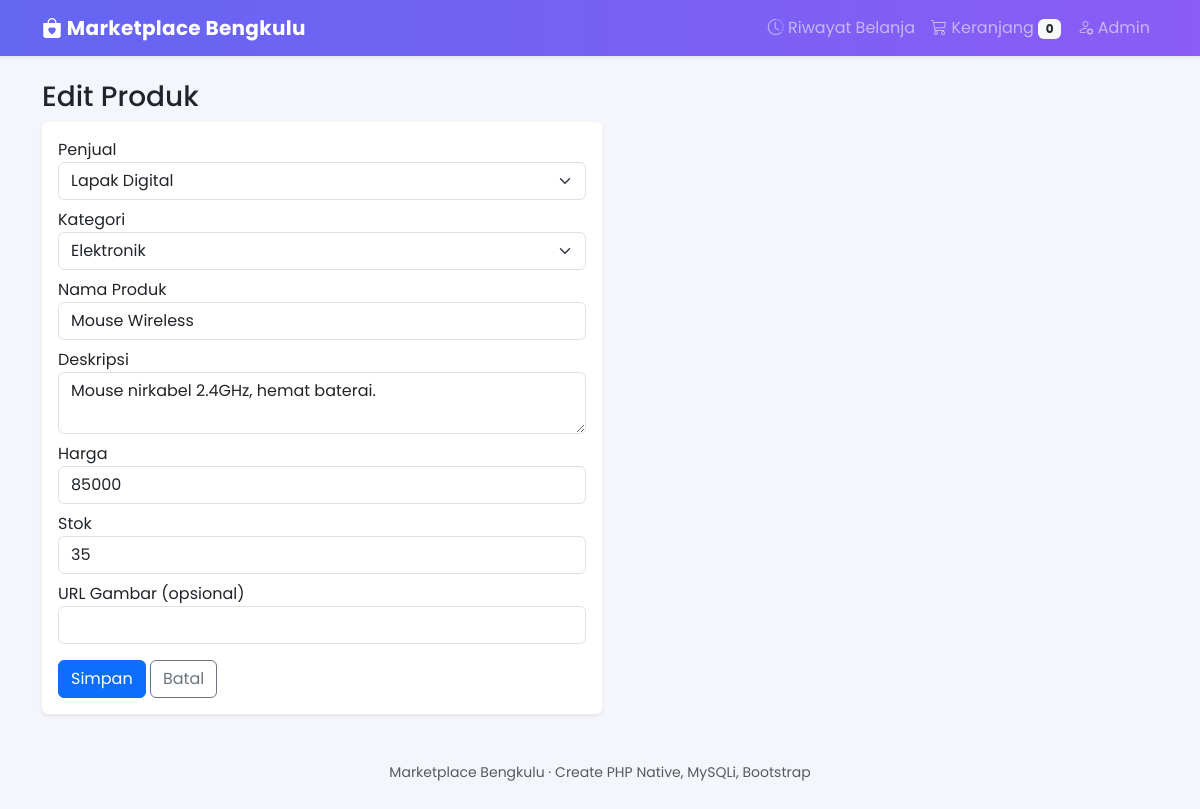
The app's page /admin/form.php?id=2 (signed in) with its own data.
### tables this page shows
CREATE TABLE produk(id_produk INT AUTO_INCREMENT PRIMARY KEY,id_penjual INT NOT NULL,id_kategori INT NOT NULL,nama_produk VARCHAR(150) NOT NULL,deskripsi TEXT,harga DECIMAL(12,0) NOT NULL,stok INT NOT NULL DEFAULT 0,gambar VARCHAR(255),
 FOREIGN KEY(id_penjual) REFERENCES penjual(id_penjual),FOREIGN KEY(id_kategori) REFERENCES kategori(id_kategori));

CREATE TABLE penjual(id_penjual INT AUTO_INCREMENT PRIMARY KEY,nama_toko VARCHAR(100) NOT NULL,telepon VARCHAR(20),alamat VARCHAR(255));

CREATE TABLE kategori(id_kategori INT AUTO_INCREMENT PRIMARY KEY,nama_kategori VARCHAR(50) NOT NULL);

### config.example.php (called while the page is built, shortened)
<?php
function e($s)
{
  return htmlspecialchars((string)$s, ENT_QUOTES, 'UTF-8');
}

### admin/form.php (the view, shortened to what this page needs)
<?php $base = '../'; include '../includes/header.php';
$id = (int)($_GET['id'] ?? 0); $p = ['id_penjual'=>'','id_kategori'=>'','nama_produk'=>'','deskripsi'=>'','harga'=>'','stok'=>'','gambar'=>''];
if ($id) { $st = $db->prepare("SELECT * FROM produk WHERE id_produk=?"); $st->bind_param('i', $id); $st->execute(); $p = $st->get_result()->fetch_assoc() ?: $p; }
$pj = $db->query("SELECT * FROM penjual"); $kt = $db->query("SELECT * FROM kategori"); ?>
<h3><?= $id ? 'Edit' : 'Tambah' ?> Produk</h3>
<form method="post" class="bg-white p-3 rounded shadow-sm" style="max-width:560px">
 <label>Penjual</label><select name="id_penjual" class="form-select mb-2"><?php while ($r = $pj->fetch_assoc()) echo '<option value="' . $r['id_penjual'] . '"' . ($r['id_penjual'] == $p['id_penjual'] ? ' selected' : '') . '>' . e($r['nama_toko']) . '</option>'; ?></select>
 <label>Kategori</label><select name="id_kategori" class="form-select mb-2"><?php while ($r = $kt->fetch_assoc()) echo '<option value="' . $r['id_kategori'] . '"' . ($r['id_kategori'] == $p['id_kategori'] ? ' selected' : '') . '>' . e($r['nama_kategori']) . '</option>'; ?></select>
 <label>Nama Produk</label><input name="nama_produk" class="form-control mb-2" value="<?= e($p['nama_produk']) ?>" required>
 <label>Deskripsi</label><textarea name="deskripsi" class="form-control mb-2"><?= e($p['deskripsi']) ?></textarea>
 <label>Harga</label><input type="number" name="harga" class="form-control mb-2" value="<?= e($p['harga']) ?>" required>
 <label>Stok</label><input type="number" name="stok" class="form-control mb-2" value="<?= e($p['stok']) ?>" required>
 <label>URL Gambar (opsional)</label><input name="gambar" class="form-control mb-3" value="<?= e($p['gambar']) ?>">
 <button class="btn btn-primary">Simpan</button> <a href="index.php" class="btn btn-outline-secondary">Batal</a></form>
<?php include '../includes/footer.php'; ?>

### assets/style.css (style rules this page uses)
:root { --c1:#6366f1;--c2:#8b5cf6 }
body { background:#f5f6fb;font-family:'Poppins',system-ui,sans-serif }

### records on screen
produk: id_penjual "Lapak Digital", id_kategori "Elektronik", nama_produk "Mouse Wireless", deskripsi "Mouse nirkabel 2.4GHz, hemat baterai.", harga "85000", stok "35"

### other values on screen
$jml "0"
